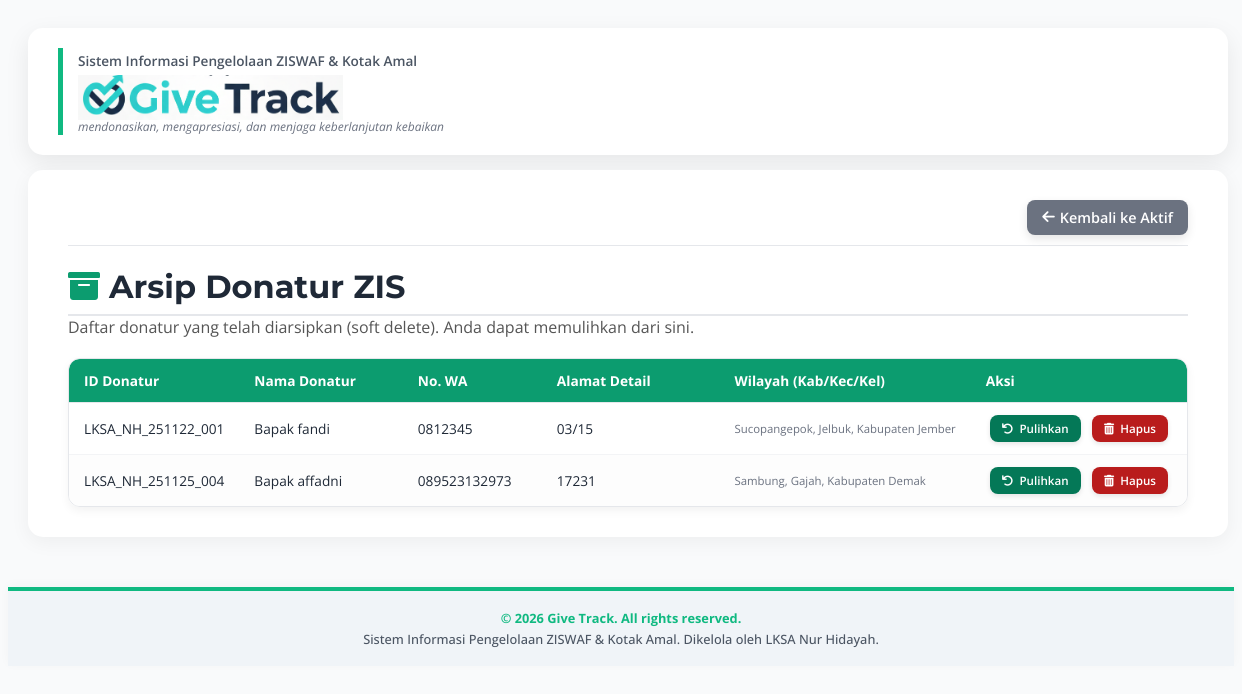
Screenshot of /pages/arsip_donatur.php (signed in) with the database file from the repository.
### tables this page shows
CREATE TABLE `donatur` (
  `ID_donatur` varchar(25) NOT NULL,
  `ID_LKSA` varchar(25) NOT NULL,
  `ID_user` varchar(30) NOT NULL COMMENT 'Petugas yang mendaftarkan',
  `Nama_Donatur` varchar(150) NOT NULL,
  `NO_WA` varchar(20) DEFAULT NULL,
  `Email` varchar(100) DEFAULT NULL,
  `Alamat_Lengkap` text,
  `ID_Provinsi` varchar(100) DEFAULT NULL,
  `ID_Kota_Kab` varchar(100) DEFAULT NULL,
  `ID_Kecamatan` varchar(100) DEFAULT NULL,
  `ID_Kelurahan_Desa` varchar(100) DEFAULT NULL,
  `Foto` varchar(255) DEFAULT NULL,
  `Status` enum('Rutin','Insidental') NOT NULL DEFAULT 'Insidental',
  `Tgl_Rutinitas` date DEFAULT NULL COMMENT 'Tanggal mulai donasi rutin (diperbarui)',
  `Status_Data` enum('Active','Archived') NOT NULL DEFAULT 'Active'
);

### pages/arsip_donatur.php (the view, shortened to what this page needs)
<?php
include '../config/database.php';
$sql = "SELECT d.*,
               u.Nama_User,
               d.ID_Provinsi AS Provinsi,
               d.ID_Kota_Kab AS Kabupaten,
               d.ID_Kecamatan AS Kecamatan,
               d.ID_Kelurahan_Desa AS Desa
        FROM Donatur d JOIN User u ON d.ID_user = u.Id_user
        WHERE d.Status_Data = 'Archived'";
$stmt = $conn->prepare($sql);
$stmt->execute();
$result = $stmt->get_result();
include '../includes/header.php';
?>
<div class="arsip-wrapper">
    <div class="top-nav-actions">
        <a href="donatur.php" class="btn top-nav-btn"><i class="fas fa-arrow-left"></i> Kembali ke Aktif</a>
    </div>
    <h1 class="dashboard-title"><i class="fas fa-archive" style="color: var(--header-color);"></i> Arsip Donatur ZIS</h1>
    <p style="color: #555; margin-top: -10px; margin-bottom: 20px;">Daftar donatur yang telah diarsipkan (soft delete). Anda dapat memulihkan dari sini.</p>
    <div class="table-container">
        <table class="responsive-table">
            <thead>
                <tr>
                    <th style="width: 12%;">ID Donatur</th>
                    <th style="width: 20%;">Nama Donatur</th>
                    <th style="width: 15%;">No. WA</th>
                    <th style="width: 25%;">Alamat Detail</th>
                    <th style="width: 18%;">Wilayah (Kab/Kec/Kel)</th>
                    <th style="width: 10%;">Aksi</th>
                </tr>
            </thead>
            <tbody>
                <?php while ($row = $result->fetch_assoc()) {
                    $full_address = htmlspecialchars($row['Alamat_Lengkap'] ?? '-');
                    $first_comma_pos = strpos($full_address, ',');
                    $detail_address = $first_comma_pos !== false ? substr($full_address, 0, $first_comma_pos) : $full_address;
                    $wilayah_parts = [];
                    if (!empty($row['Desa'])) $wilayah_parts[] = $row['Desa'];
                    if (!empty($row['Kecamatan'])) $wilayah_parts[] = $row['Kecamatan'];
                    if (!empty($row['Kabupaten'])) $wilayah_parts[] = $row['Kabupaten'];
                    $wilayah_address = implode(', ', $wilayah_parts);
                ?>
                    <tr class="table-row-archived">
                        <td data-label="ID Donatur"><?php echo $row['ID_donatur']; ?></td>
                        <td data-label="Nama Donatur"><?php echo $row['Nama_Donatur']; ?></td>
                        <td data-label="No. WA"><?php echo $row['NO_WA']; ?></td>
                        <td data-label="Alamat Detail" class="alamat-col" title="<?php echo $detail_address; ?>">
                            <?php echo $detail_address; ?>
                        </td>
                        <td data-label="Wilayah">
                            <small style="display: block; color: #6B7280;"><?php echo $wilayah_address; ?></small>
                        </td>
                        <td data-label="Aksi" style="white-space: nowrap;">
                            <a href="proses_restore_donatur.php?id=<?php echo $row['ID_donatur']; ?>" class="btn btn-action-icon btn-restore" title="Pulihkan" onclick="return confirm('Apakah Anda yakin ingin memulihkan donatur ini?');">
                                <i class="fas fa-undo"></i> Pulihkan
                            </a>
                            <a href="proses_hapus_permanen_donatur.php?id=<?php echo $row['ID_donatur']; ?>" class="btn btn-action-icon btn-delete-permanent" title="Hapus Permanen" onclick="return confirm('PERINGATAN! Anda yakin ingin MENGHAPUS PERMANEN donatur ini beserta RIWAYAT SUMBANGAN-nya? Tindakan ini tidak dapat dibatalkan.');">
                                <i class="fas fa-trash-alt"></i> Hapus
                            </a>
                        </td>
                    </tr>
                <?php } ?>
            </tbody>
        </table>
    </div>
</div>
<?php
include '../includes/footer.php';
?>

### includes/header.php (style rules this page uses)
:root { --primary-color: #1F2937; --secondary-color: #10B981; --tertiary-color: #F9FAFB; --text-dark: #1F2937; --text-light: #fff; --bg-light: #F9FAFB; --border-color: #E5E7EB; --form-bg: #FFFFFF; }
body { font-family: 'Open Sans', sans-serif; background-color: var(--bg-light); background-size: cover; background-position: center; background-attachment: fixed; color: var(--text-dark); min-height: 100vh; overflow-x: hidden; }
.btn { padding: 10px 20px; border: none; cursor: pointer; text-decoration: none; border-radius: 8px; font-weight: 600; transition: transform 0.2s, box-shadow 0.2s; display: inline-block; box-shadow: 0 3px 8px rgba(0, 0, 0, 0.05); }
.dashboard-title { font-size: 2.0em; font-weight: 700; color: var(--primary-color); margin-bottom: 10px; font-family: 'Montserrat', sans-serif; border-bottom: 2px solid var(--border-color); padding-bottom: 8px; }
table { width: 100%; border-collapse: collapse; margin-top: 15px; box-shadow: 0 3px 10px rgba(0, 0, 0, 0.05); border-radius: 10px; overflow: hidden; border: 1px solid var(--border-color); font-size: 0.95em; }
th, td { text-align: left; padding: 12px; border-bottom: 1px solid var(--border-color); }
thead tr { background-color: var(--primary-color); color: var(--text-light); font-weight: 600; border-bottom: 2px solid var(--secondary-color); }
thead th:first-child { border-top-left-radius: 10px; }
thead th:last-child { border-top-right-radius: 10px; }
tbody tr:nth-child(even) { background-color: #FDFDFD; }
tbody tr:last-child td { border-bottom: none; }

### pages/arsip_donatur.php (style rules this page uses)
:root { --primary-color: #1F2937; --accent-donatur: #10B981; --header-color: #0c9c6f; --success-color: #10B981; --danger-color: #EF4444; --border-color: #E5E7EB; --bg-hover: #FEF3C7; }
.arsip-wrapper { max-width: 100%; margin: 0 auto; }
.top-nav-actions { margin-bottom: 15px; text-align: right; padding: 0 0 10px 0; border-bottom: 1px solid var(--border-color); }
.top-nav-btn { background-color: #6B7280; color: white; padding: 8px 15px; font-weight: 600; font-size: 0.9em; border-radius: 8px; box-shadow: 0 4px 10px rgba(0,0,0,0.1); display: inline-flex; align-items: center; gap: 5px; }
.btn-action-icon { padding: 6px 12px; margin: 0 4px; border-radius: 8px; font-size: 0.85em; display: inline-flex; align-items: center; gap: 6px; font-weight: 600; text-decoration: none; transition: all 0.2s; box-shadow: 0 2px 5px rgba(0, 0, 0, 0.1); }
.btn-restore { background-color: #047857; color: white; }
.btn-delete-permanent { background-color: #B91C1C; color: white; }
.responsive-table { width: 100%; border-collapse: separate; border-spacing: 0; box-shadow: 0 4px 10px rgba(0, 0, 0, 0.05); border-radius: 12px; overflow: hidden; border: 1px solid var(--border-color); }
.responsive-table thead tr { background-color: var(--header-color) !important; color: white; font-weight: 700; }
.responsive-table th { padding: 12px 15px; font-size: 0.9em; white-space: nowrap; }
.responsive-table td { padding: 12px 15px; font-size: 0.9em; white-space: nowrap; vertical-align: middle; border-bottom: 1px solid #F3F4F6; }
.alamat-col { white-space: normal !important; max-width: 250px; width: 250px; overflow: hidden; text-overflow: ellipsis; }

### rows the page displays
donatur: ID_donatur "LKSA_NH_251122_001", Nama_Donatur "Bapak fandi", NO_WA "0812345", Alamat_Lengkap "03/15", wilayah_address "Sucopangepok, Jelbuk, Kabupaten Jember"
donatur: ID_donatur "LKSA_NH_251125_004", Nama_Donatur "Bapak affadni", NO_WA "089523132973", Alamat_Lengkap "17231", wilayah_address "Sambung, Gajah, Kabupaten Demak"
